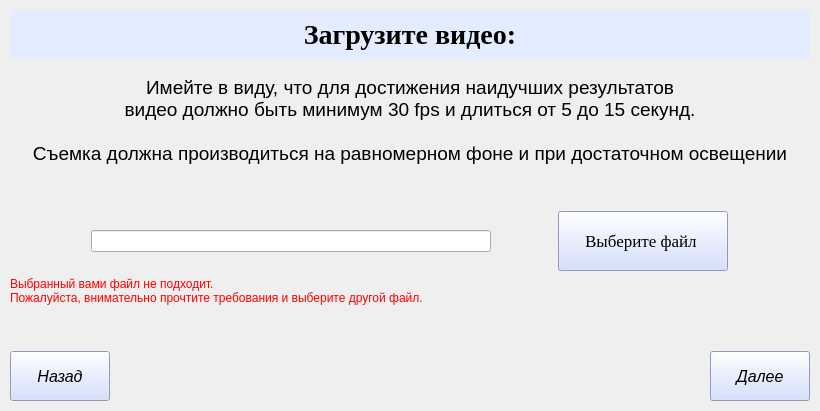
      <widget class="QWidget" name="UploadPage">
       <layout class="QGridLayout" name="gridLayout">
        <property name="leftMargin">
         <number>10</number>
        </property>
        <property name="topMargin">
         <number>10</number>
        </property>
        <property name="rightMargin">
         <number>10</number>
        </property>
        <property name="bottomMargin">
         <number>10</number>
        </property>
        <item row="0" column="0">
         <widget class="QLabel" name="download_video">
          <property name="minimumSize">
           <size>
            <width>800</width>
            <height>50</height>
           </size>
          </property>
          <property name="maximumSize">
           <size>
            <width>16777215</width>
            <height>50</height>
           </size>
          </property>
          <property name="font">
           <font>
            <family>Times New Roman</family>
            <pointsize>21</pointsize>
            <weight>75</weight>
            <bold>true</bold>
           </font>
          </property>
          <property name="styleSheet">
           <string notr="true">background-color: rgb(228, 237, 255);
</string>
          </property>
          <property name="text">
           <string>Загрузите видео:</string>
          </property>
          <property name="alignment">
           <set>Qt::AlignCenter</set>
          </property>
         </widget>
        </item>
        <item row="1" column="0">
         <spacer name="verticalSpacer_3">
          <property name="orientation">
           <enum>Qt::Vertical</enum>
          </property>
          <property name="sizeType">
           <enum>QSizePolicy::Fixed</enum>
          </property>
          <property name="sizeHint" stdset="0">
           <size>
            <width>20</width>
            <height>10</height>
           </size>
          </property>
         </spacer>
        </item>
        <item row="2" column="0">
         <widget class="QLabel" name="label_2">
          <property name="font">
           <font>
            <pointsize>14</pointsize>
            <italic>false</italic>
           </font>
          </property>
          <property name="text">
           <string>Имейте в виду, что для достижения наидучших результатов
видео должно быть минимум 30 fps и длиться от 5 до 15 секунд.

Съемка должна производиться на равномерном фоне и при достаточном освещении</string>
          </property>
          <property name="alignment">
           <set>Qt::AlignCenter</set>
          </property>
         </widget>
        </item>
        <item row="8" column="0">
         <layout class="QHBoxLayout" name="horizontalLayout">
          <property name="spacing">
           <number>0</number>
          </property>
          <item alignment="Qt::AlignLeft">
           <widget class="QPushButton" name="back_button_2">
            <property name="minimumSize">
             <size>
              <width>100</width>
              <height>50</height>
             </size>
            </property>
            <property name="maximumSize">
             <size>
              <width>100</width>
              <height>50</height>
             </size>
            </property>
            <property name="font">
             <font>
              <family>Ubuntu</family>
              <pointsize>12</pointsize>
              <italic>true</italic>
             </font>
            </property>
            <property name="styleSheet">
             <string notr="true">background-color: rgb(202, 214, 255);</string>
            </property>
            <property name="text">
             <string>Назад</string>
            </property>
           </widget>
          </item>
          <item>
           <spacer name="horizontalSpacer">
            <property name="orientation">
             <enum>Qt::Horizontal</enum>
            </property>
            <property name="sizeHint" stdset="0">
             <size>
              <width>40</width>
              <height>20</height>
             </size>
            </property>
           </spacer>
          </item>
          <item>
           <widget class="QPushButton" name="next_button_2">
            <property name="minimumSize">
             <size>
              <width>100</width>
              <height>50</height>
             </size>
            </property>
            <property name="maximumSize">
             <size>
              <width>100</width>
              <height>50</height>
             </size>
            </property>
            <property name="font">
             <font>
              <family>Ubuntu</family>
              <pointsize>12</pointsize>
              <italic>true</italic>
             </font>
            </property>
            <property name="styleSheet">
             <string notr="true">background-color: rgb(202, 214, 255);</string>
            </property>
            <property name="text">
             <string>Далее</string>
            </property>
           </widget>
          </item>
         </layout>
        </item>
        <item row="6" column="0">
         <spacer name="verticalSpacer">
          <property name="orientation">
           <enum>Qt::Vertical</enum>
          </property>
          <property name="sizeHint" stdset="0">
           <size>
            <width>20</width>
            <height>40</height>
           </size>
          </property>
         </spacer>
        </item>
        <item row="4" column="0">
         <layout class="QHBoxLayout" name="horizontalLayout_2">
          <property name="leftMargin">
           <number>20</number>
          </property>
          <property name="rightMargin">
           <number>20</number>
          </property>
          <item>
           <widget class="QLineEdit" name="videoFilePath">
            <property name="minimumSize">
             <size>
              <width>400</width>
              <height>0</height>
             </size>
            </property>
            <property name="maximumSize">
             <size>
              <width>400</width>
              <height>16777215</height>
             </size>
            </property>
           </widget>
          </item>
          <item>
           <widget class="QPushButton" name="browse_button">
            <property name="minimumSize">
             <size>
              <width>170</width>
              <height>60</height>
             </size>
            </property>
            <property name="maximumSize">
             <size>
              <width>170</width>
              <height>60</height>
             </size>
            </property>
            <property name="font">
             <font>
              <family>Times New Roman</family>
              <pointsize>13</pointsize>
              <weight>50</weight>
              <bold>false</bold>
             </font>
            </property>
            <property name="styleSheet">
             <string notr="true">background-color: rgb(202, 214, 255);</string>
            </property>
            <property name="text">
             <string>Выберите файл </string>
            </property>
           </widget>
          </item>
         </layout>
        </item>
        <item row="3" column="0">
         <spacer name="verticalSpacer_2">
          <property name="orientation">
           <enum>Qt::Vertical</enum>
          </property>
          <property name="sizeType">
           <enum>QSizePolicy::MinimumExpanding</enum>
          </property>
          <property name="sizeHint" stdset="0">
           <size>
            <width>20</width>
            <height>40</height>
           </size>
          </property>
         </spacer>
        </item>
        <item row="5" column="0">
         <widget class="QLabel" name="fileErrorMessage">
          <property name="styleSheet">
           <string notr="true">color: red</string>
          </property>
          <property name="text">
           <string>Выбранный вами файл не подходит.
Пожалуйста, внимательно прочтите требования и выберите другой файл.</string>
          </property>
         </widget>
        </item>
       </layout>
      </widget>
